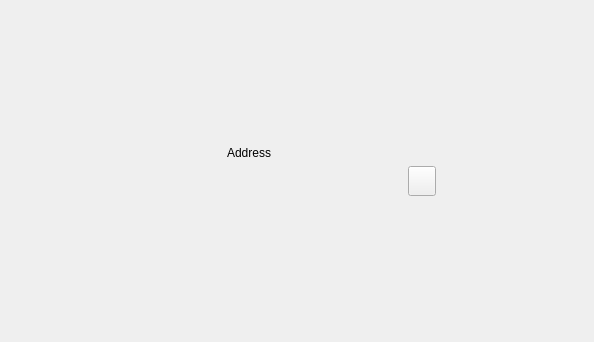
<?xml version="1.0" encoding="UTF-8"?>
<ui version="4.0">
 <class>ReceiveTokenPage</class>
 <widget class="QWidget" name="ReceiveTokenPage">
  <property name="enabled">
   <bool>true</bool>
  </property>
  <property name="geometry">
   <rect>
    <x>0</x>
    <y>0</y>
    <width>594</width>
    <height>342</height>
   </rect>
  </property>
  <property name="windowTitle">
   <string>Form</string>
  </property>
  <layout class="QVBoxLayout" name="verticalLayout">
   <item>
    <spacer name="verticalSpacer_4">
     <property name="orientation">
      <enum>Qt::Vertical</enum>
     </property>
     <property name="sizeHint" stdset="0">
      <size>
       <width>20</width>
       <height>40</height>
      </size>
     </property>
    </spacer>
   </item>
   <item>
    <layout class="QHBoxLayout" name="horizontalLayout_2">
     <item>
      <widget class="QLabel" name="lblSRCode">
       <property name="minimumSize">
        <size>
         <width>200</width>
         <height>220</height>
        </size>
       </property>
       <property name="maximumSize">
        <size>
         <width>200</width>
         <height>220</height>
        </size>
       </property>
       <property name="text">
        <string/>
       </property>
       <property name="alignment">
        <set>Qt::AlignCenter</set>
       </property>
      </widget>
     </item>
     <item>
      <spacer name="horizontalSpacer_3">
       <property name="orientation">
        <enum>Qt::Horizontal</enum>
       </property>
       <property name="sizeType">
        <enum>QSizePolicy::Fixed</enum>
       </property>
       <property name="sizeHint" stdset="0">
        <size>
         <width>10</width>
         <height>20</height>
        </size>
       </property>
      </spacer>
     </item>
     <item>
      <layout class="QVBoxLayout" name="verticalLayout_2">
       <property name="spacing">
        <number>0</number>
       </property>
       <item>
        <spacer name="verticalSpacer_2">
         <property name="orientation">
          <enum>Qt::Vertical</enum>
         </property>
         <property name="sizeHint" stdset="0">
          <size>
           <width>20</width>
           <height>40</height>
          </size>
         </property>
        </spacer>
       </item>
       <item>
        <widget class="QWidget" name="widgetAddress" native="true">
         <layout class="QVBoxLayout" name="verticalLayout_3">
          <property name="leftMargin">
           <number>0</number>
          </property>
          <property name="topMargin">
           <number>0</number>
          </property>
          <property name="rightMargin">
           <number>0</number>
          </property>
          <property name="bottomMargin">
           <number>0</number>
          </property>
          <item>
           <widget class="QLabel" name="labelTokenAddressText">
            <property name="minimumSize">
             <size>
              <width>350</width>
              <height>0</height>
             </size>
            </property>
            <property name="text">
             <string>Address</string>
            </property>
           </widget>
          </item>
          <item>
           <layout class="QHBoxLayout" name="horizontalLayout">
            <item>
             <widget class="QLabel" name="labelTokenAddress">
              <property name="sizePolicy">
               <sizepolicy hsizetype="Preferred" vsizetype="Fixed">
                <horstretch>0</horstretch>
                <verstretch>0</verstretch>
               </sizepolicy>
              </property>
              <property name="minimumSize">
               <size>
                <width>0</width>
                <height>0</height>
               </size>
              </property>
              <property name="text">
               <string/>
              </property>
             </widget>
            </item>
            <item alignment="Qt::AlignLeft">
             <widget class="QToolButton" name="copyAddressButton">
              <property name="minimumSize">
               <size>
                <width>28</width>
                <height>30</height>
               </size>
              </property>
             </widget>
            </item>
           </layout>
          </item>
         </layout>
        </widget>
       </item>
       <item>
        <spacer name="verticalSpacer_5">
         <property name="orientation">
          <enum>Qt::Vertical</enum>
         </property>
         <property name="sizeHint" stdset="0">
          <size>
           <width>20</width>
           <height>40</height>
          </size>
         </property>
        </spacer>
       </item>
      </layout>
     </item>
    </layout>
   </item>
   <item>
    <spacer name="verticalSpacer">
     <property name="orientation">
      <enum>Qt::Vertical</enum>
     </property>
     <property name="sizeHint" stdset="0">
      <size>
       <width>20</width>
       <height>40</height>
      </size>
     </property>
    </spacer>
   </item>
  </layout>
 </widget>
 <resources/>
 <connections/>
</ui>
